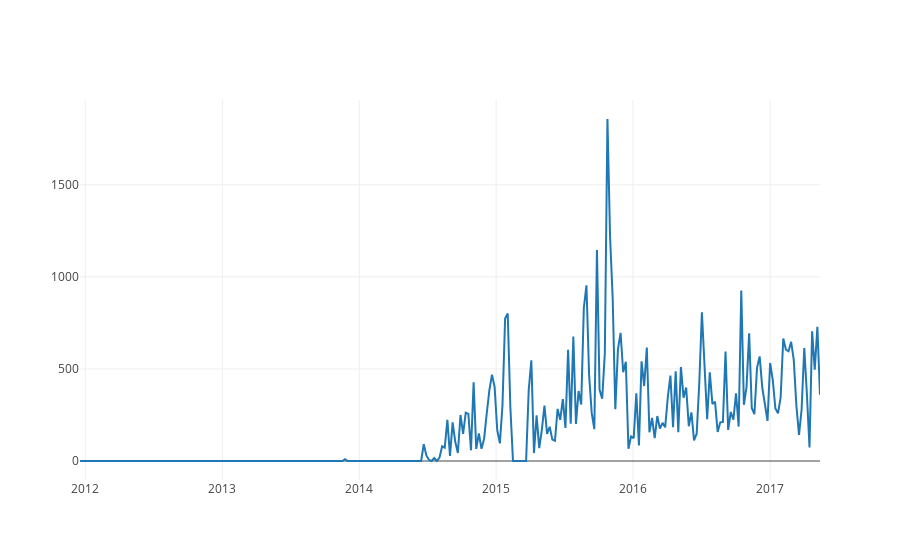

Notebook cell for this chart:
### Markdown cell above
This is the distribution of edits using the userscript by day. Of course fluctuations are quite important... it might be cleaner to display the number of edits by week. Fortunately pandas allows to resample data easily:

### Code cell
dc = date_count.asfreq('W').fillna(0)
iplot([go.Scatter(x=dc.index, y=dc.cnt)])

### Figure 1 — Plotly figure (JSON) as saved in the notebook; plotly's stock layout.template omitted (floating-point values rounded to 4 significant figures; data arrays with more than 128 entries replaced by an {"elided": "..."} marker saying what was removed)
{"data": [{"type": "scatter", "x": {"elided": "283 str values"}, "y": {"elided": "283 int values"}}], "layout": {}}
